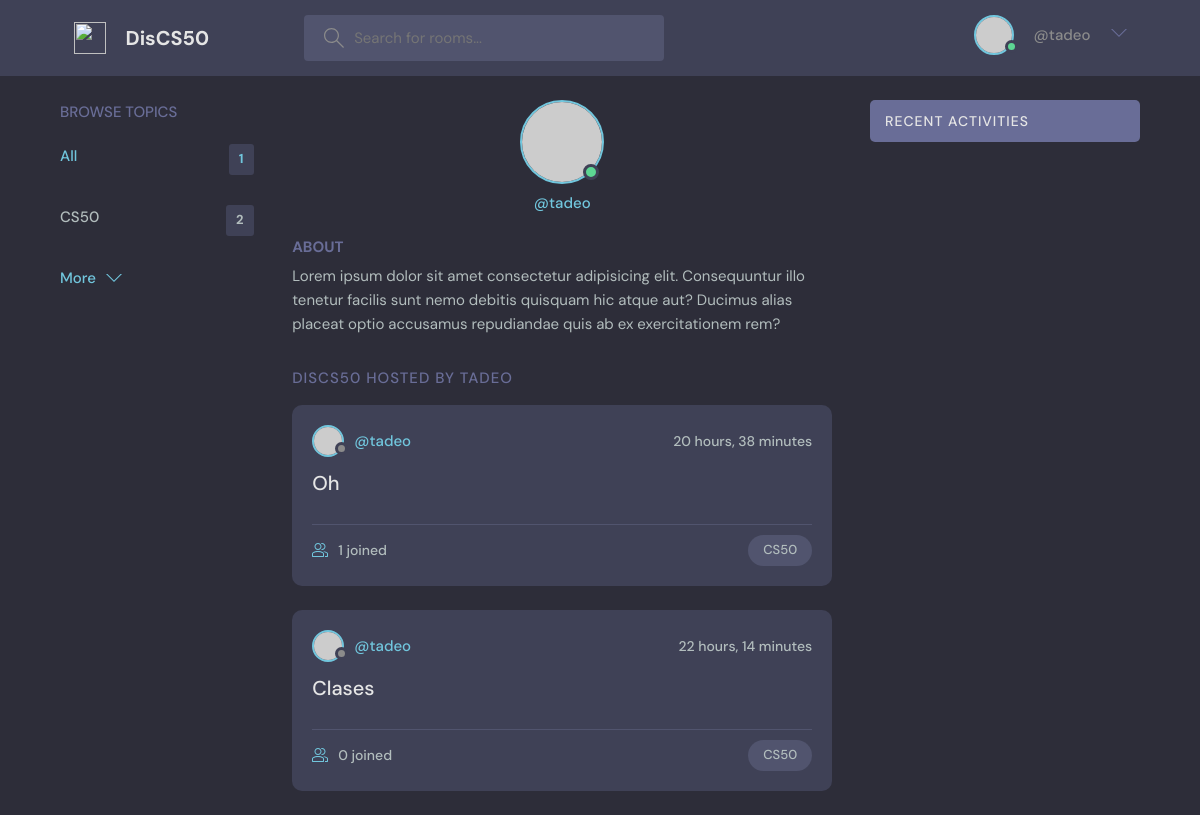
The page /user-profile/10 on the database its author committed.
### baseApp/models.py (models this page shows, shortened)
class Topic(models.Model):
    topic_name = models.CharField(max_length=200)

class Room(models.Model):
    host = models.ForeignKey(User, on_delete=models.SET_NULL, null=True)
    topic = models.ForeignKey(Topic, on_delete=models.SET_NULL, null=True)
    participants = models.ManyToManyField(User, related_name='participants', blank=True)
    room_name = models.CharField(max_length=200)
    room_description = models.TextField(null=True, blank=True)
    updated_time = models.DateTimeField(auto_now=True)
    created_time = models.DateTimeField(auto_now_add=True)
    class Meta:
        ordering = ['-updated_time', '-created_time']

### baseApp/views.py (the view)
# urls.py: path('user-profile/<str:pk>', views.userProfile, name='User_Profile_Path'),
def userProfile(request, pk):
    user = User.objects.get(id = pk)
    topics = Topic.objects.all()
    rooms = user.room_set.all()
    room_messages = user.message_set.all()
    contextDict = {'user':user, 'topics':topics, 'rooms':rooms, 'room_messages':room_messages}
    return render(request, 'baseApp/user_profile.html', contextDict)

### baseApp/templates/baseApp/user_profile.html (shortened to what this page needs)
{% extends "baseApp/main.html" %}
{% block body %}
<main class="profile-page layout layout--3">
  <div class="container">
    {% include 'baseApp/topics_com.html' %}
    <div class="roomList">
      <div class="profile">
        <div class="profile__avatar">
          <div class="avatar avatar--large active">
            <img src="https://randomuser.me/api/portraits/men/11.jpg" />
          </div>
        </div>
        <div class="profile__info">
          <p>@{{user.username}}</p>
        </div>
        <div class="profile__about">
          <h3>About</h3>
          <p>
            Lorem ipsum dolor sit amet consectetur adipisicing elit. Consequuntur illo tenetur
            facilis sunt nemo debitis quisquam hic atque aut? Ducimus alias placeat optio
            accusamus repudiandae quis ab ex exercitationem rem?
          </p>
        </div>
      </div>
      <div class="roomList__header">
        <div>
          <h2>DisCS50 Hosted by {{user.username}}</a>
          </h2>
        </div>
      </div>
      {% include 'baseApp/room_com.html' %}
    </div>
    {% include 'baseApp/activity_com.html' %}
  </div>
</main>
{% endblock %}

### baseApp/templates/baseApp/main.html (shortened to what this page needs)
<!DOCTYPE html>
{% load static %}
<html lang="en">
  <head>
    <link
      rel="stylesheet"
      type="text/css"
      href="{% static 'baseApp/CSS/style.css' %}"
    />
  </head>
  <body>
    {% include 'baseApp/navbar.html'%}
    {% block body %}
    {% endblock %}
  </body>
</html>

### baseApp/templates/baseApp/navbar.html (shortened to what this page needs)
{% load static %}
<header class="header header--loggedIn">
  <div class="container">
    <a href="{% url 'Home_Path' %}" class="header__logo">
      <img src="{% static 'baseApp/Images/cs50-black.png' %}" />
      <h1>DisCS50</h1>
    </a>
    <form method="get" action="{% url 'Home_Path' %}" class="header__search">
      <label>
        <input type="text" name="q" placeholder="Search for rooms..." />
      </label>
    </form>
    <nav class="header__menu">
      {% if user.is_authenticated %}
      <div class="header__user">
        <a href="{% url 'User_Profile_Path' user.id %}">
          <div class="avatar avatar--medium active">
            <img src="https://randomuser.me/api/portraits/men/37.jpg" />
          </div>
          <p> {{user.first_name}} {{user.last_name}} <span><a href="{% url 'User_Profile_Path' user.id  %}"> @{{user.username}} </a></span></p>
        </a>
        <button class="dropdown-button">
          <svg
            version="1.1"
            xmlns="http://www.w3.org/2000/svg"
            width="32"
            height="32"
            viewBox="0 0 32 32"
          >
            <title>chevron-down</title>
            <path d="M16 21l-13-13h-3l16 16 16-16h-3l-13 13z"></path>
          </svg>
        </button>
      </div>
      {% else %}
      <a href="{% url 'signIn_Path' %}"> <img src="{% static 'baseApp/Images/avatar.svg' %}" /> <p>Login</p> </a>
      {% endif %}
    </nav>
  </div>
</header>

### baseApp/templates/baseApp/topics_com.html
<div class="topics">
  <div class="topics__header">
    <h2>Browse Topics</h2>
  </div>
  <ul class="topics__list">
    <li>
      <a href="{% url 'Home_Path' %}" class="active">
        All <span>{{topics.count}}</span></a
      >
    </li>
    {% for topic in topics %}
    <li>
      <a href="{% url 'Home_Path' %}?q={{topic.topic_name}}"
        >{{topic.topic_name}} <span>{{topic.room_set.all.count}}</span></a
      >
    </li>
    {% endfor %}
  </ul>
  <a class="btn btn--link" href="{% url 'Topics_Path' %}">
    More
    <svg
      version="1.1"
      xmlns="http://www.w3.org/2000/svg"
      width="32"
      height="32"
      viewBox="0 0 32 32"
    >
      <title>chevron-down</title>
      <path d="M16 21l-13-13h-3l16 16 16-16h-3l-13 13z"></path>
    </svg>
  </a>
</div>

### baseApp/templates/baseApp/room_com.html (shortened to what this page needs)
{% for room in rooms %}
<div class="roomListRoom">
  <div class="roomListRoom__header">
    <a href="{% url 'User_Profile_Path' room.host.id %}" class="roomListRoom__author">
      <div class="avatar avatar--small">
        <img src="https://randomuser.me/api/portraits/women/11.jpg" />
      </div>
      <span>@{{room.host.username}}</span>
    </a>
    <div class="roomListRoom__actions">
      <span>{{room.created_time|timesince}}</span>
    </div>
  </div>
  <div class="roomListRoom__content">
    <a href="{% url 'Room_Path' room.id %}">{{room.room_name}}</a>
  </div>
  <div class="roomListRoom__meta">
    <a href="{% url 'Room_Path' room.id %}" class="roomListRoom__joined">
      {{room.participants.all.count}} joined
    </a>
    <p class="roomListRoom__topic">{{room.topic.topic_name}}</p>
  </div>
</div>
{% endfor %}

### baseApp/templates/baseApp/activity_com.html (shortened to what this page needs)
<div class="activities">
  <div class="activities__header">
    <h2>Recent Activities</h2>
  </div>
</div>

### rows shown on the page
Topic: topic_name "CS50", room_set.all.count "2"
Room: host.username "tadeo", created_time "20 hours, 38 minutes", room_name "Oh", participants.all.count "1", topic.topic_name "CS50"
Room: host.username "tadeo", created_time "22 hours, 14 minutes", room_name "Clases", participants.all.count "0", topic.topic_name "CS50"

### other values the page prints
{{ user.username }} "tadeo"
{{ topics.count }} "1"
{{ user.username }} "TADEO"
